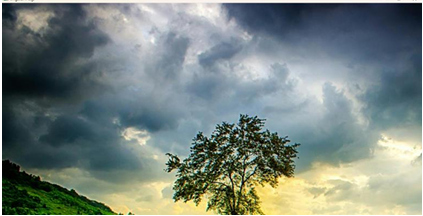
#> input picture sample.png, 423 x 216 px
$ python exp13.py
#> lines starting #> are read from the running program, lines starting #| are printed output that depends on the picture
import cv2
image = cv2.imread("sample.png")
#> image is the input picture: shape (216, 423, 3); mean B, G, R 126.1, 131.6, 119.3
flipped_image = cv2.flip(image, 1)
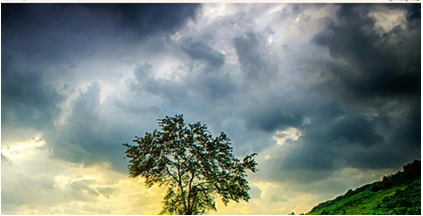
#> flipped_image: shape (216, 423, 3); mean B, G, R 126.1, 131.6, 119.3
rotated_image = cv2.rotate(flipped_image, cv2.ROTATE_180)
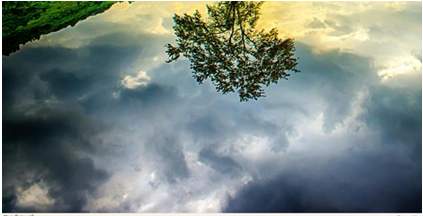
#> rotated_image: shape (216, 423, 3); mean B, G, R 126.1, 131.6, 119.3
cv2.imshow("Original Image", image)
cv2.imshow("Rotated 180-degree Clockwise Along Y-axis", rotated_image)
cv2.imwrite("rotated_image.jpg", rotated_image)
cv2.waitKey(0)
cv2.destroyAllWindows()

$ run again, with exp1.png copied over sample.png
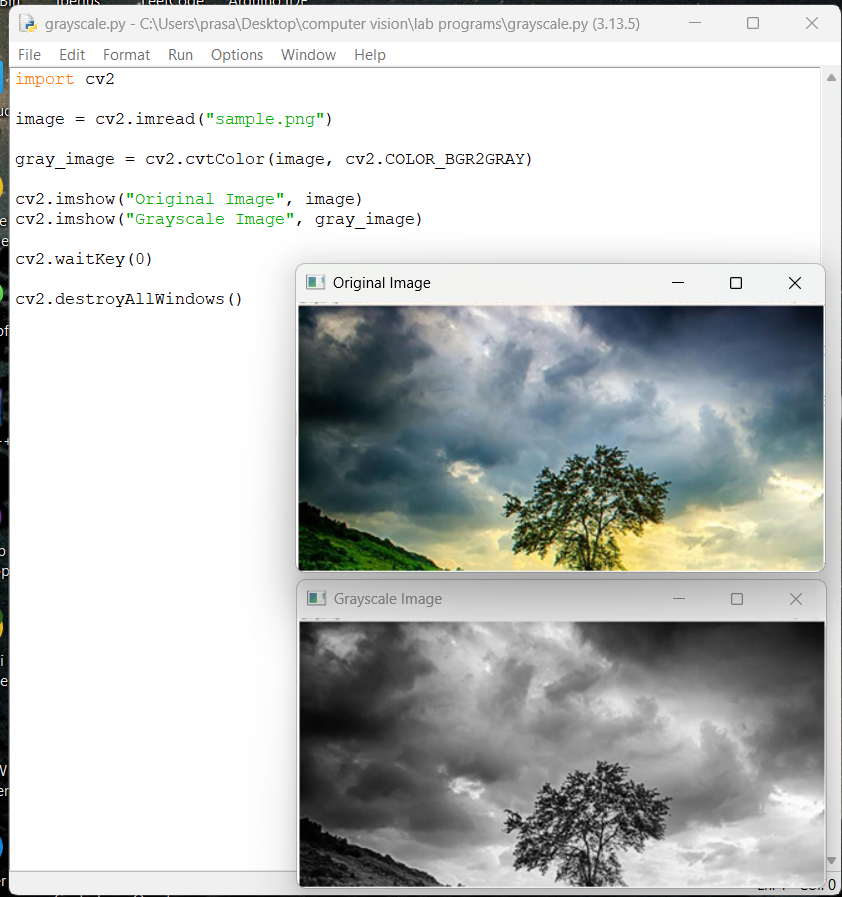
#> input picture exp1.png, 842 x 897 px
#> image is the input picture: shape (897, 842, 3); mean B, G, R 195.2, 196.5, 193.9
#> `flipped_image = cv2.flip(image, 1)`:
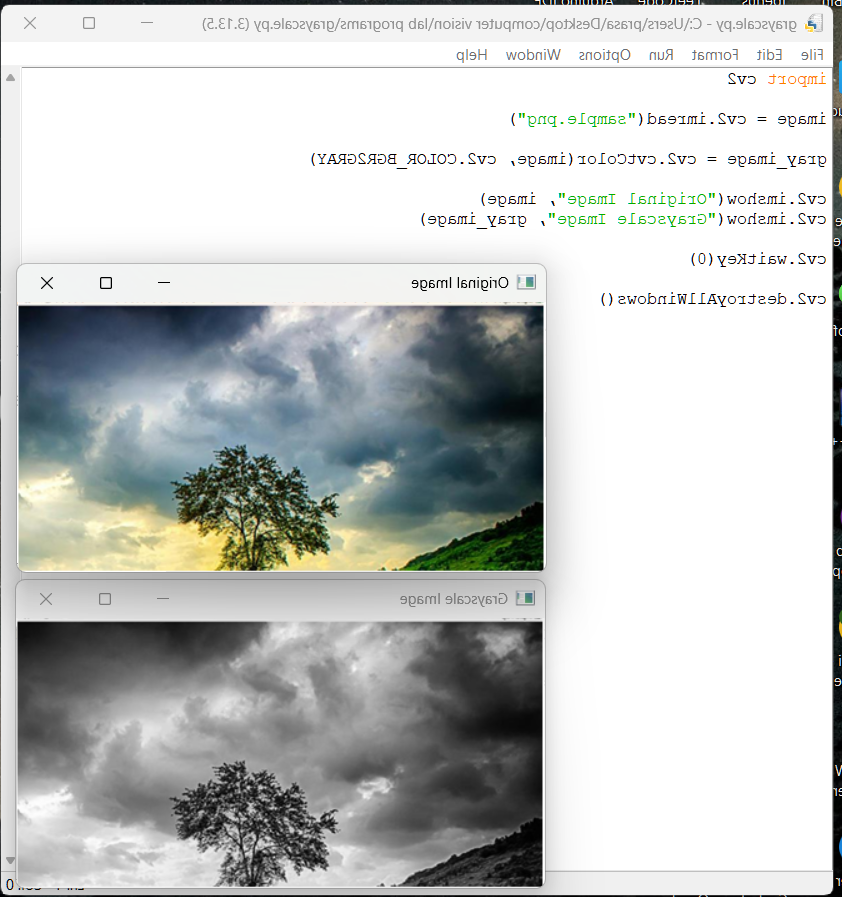
#> flipped_image: shape (897, 842, 3); mean B, G, R 195.2, 196.5, 193.9
#> `rotated_image = cv2.rotate(flipped_image, cv2.ROTATE_180)`:
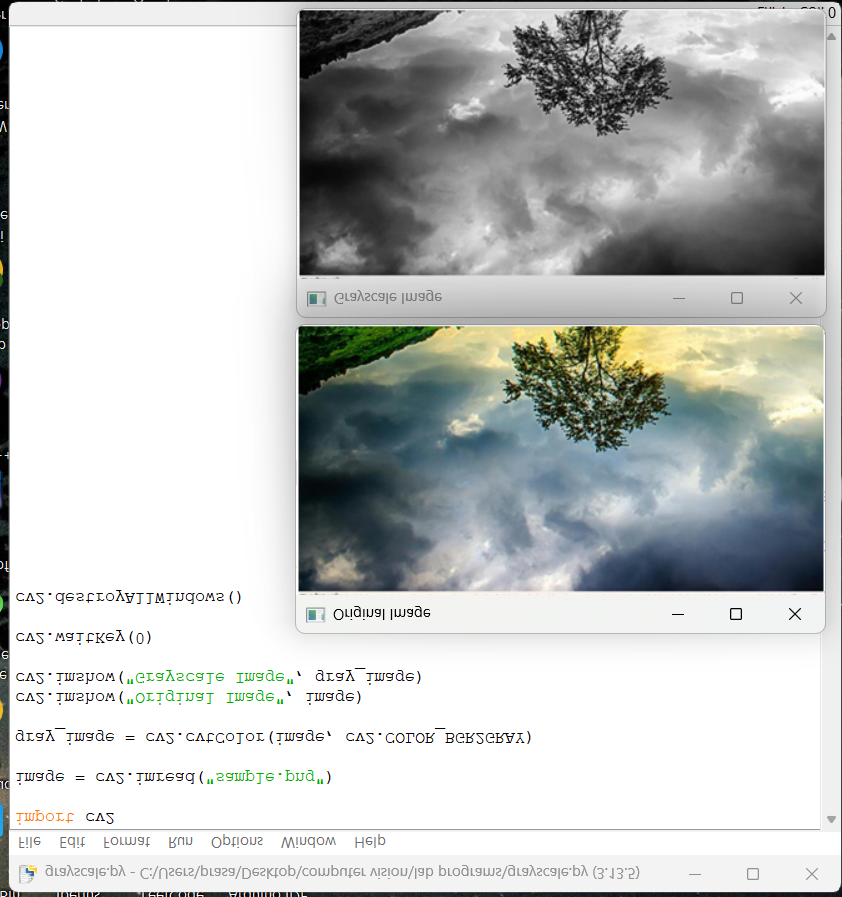
#> rotated_image: shape (897, 842, 3); mean B, G, R 195.2, 196.5, 193.9

$ run again, with exp11.png copied over sample.png
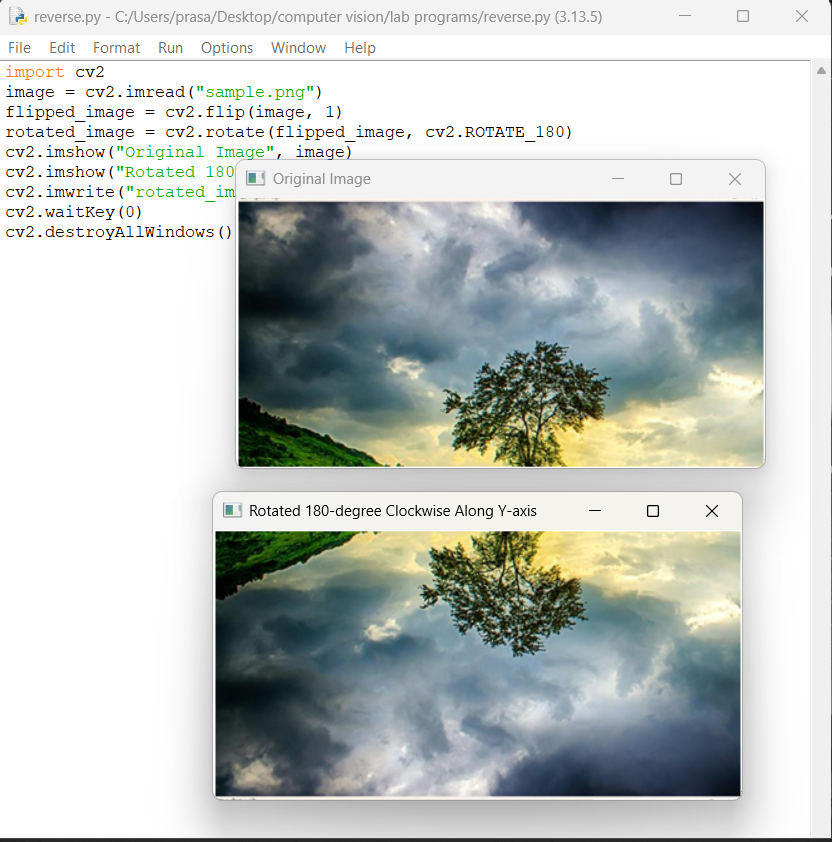
#> input picture exp11.png, 832 x 842 px
#> image is the input picture: shape (842, 832, 3); mean B, G, R 192.9, 195.5, 190.3
#> `flipped_image = cv2.flip(image, 1)`:
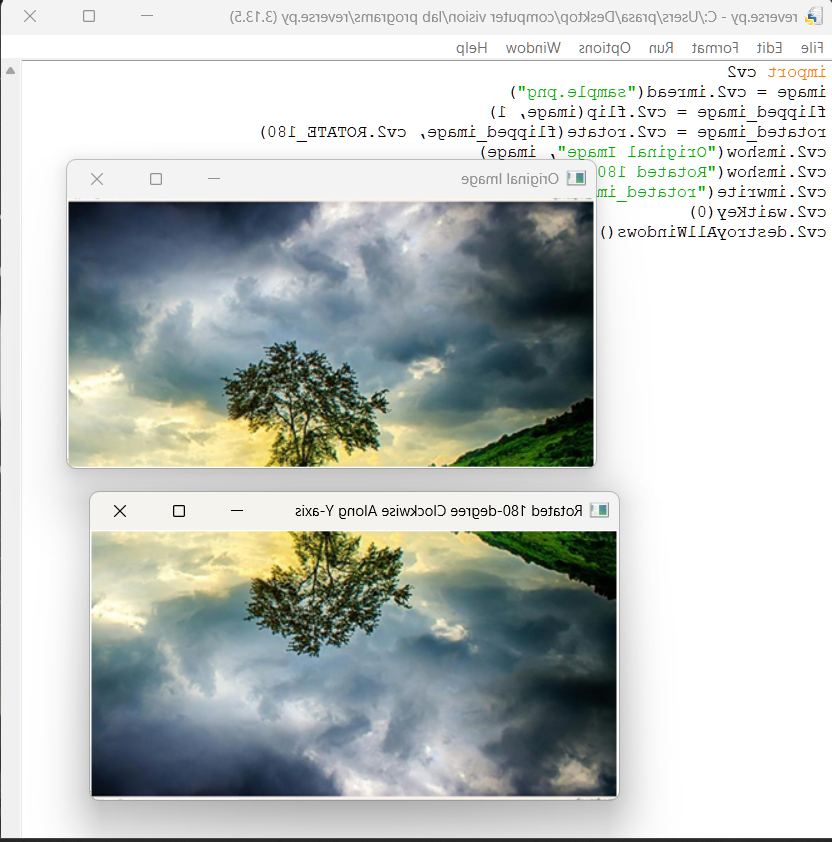
#> flipped_image: shape (842, 832, 3); mean B, G, R 192.9, 195.5, 190.3
#> `rotated_image = cv2.rotate(flipped_image, cv2.ROTATE_180)`:
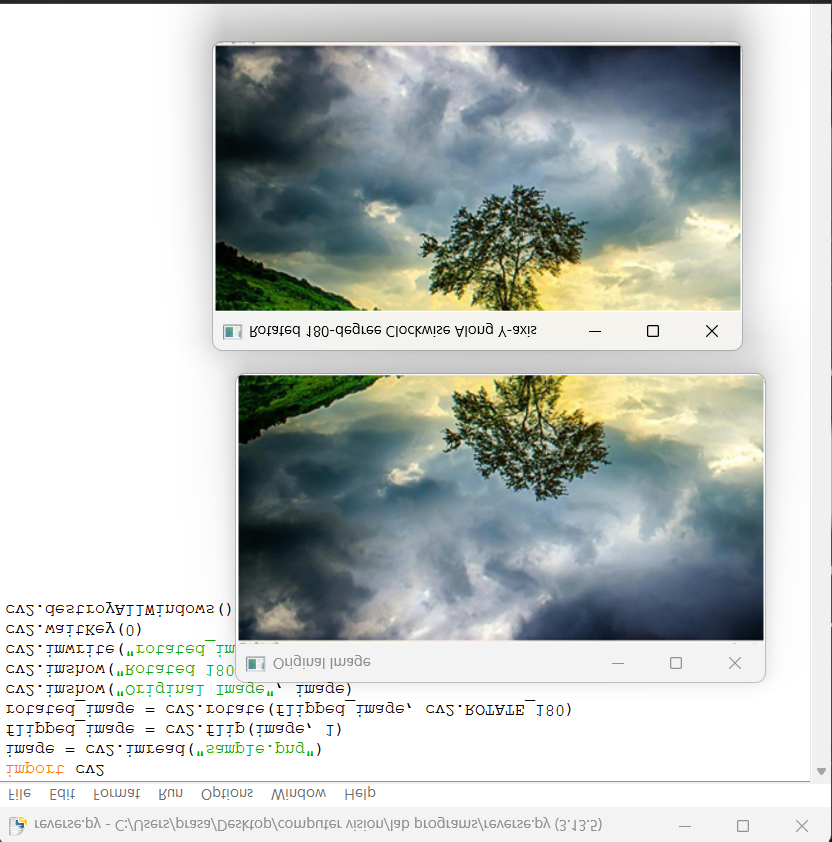
#> rotated_image: shape (842, 832, 3); mean B, G, R 192.9, 195.5, 190.3
